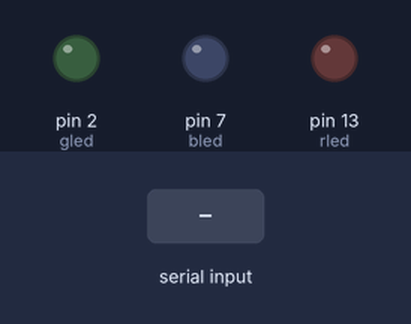
Bench run of a sketch on a simulated Arduino Uno, built with avr-gcc and run on an emulated ATmega328P. Shown: output pins drawn as LEDs (lit = HIGH). Inputs (shaded band) come from the test bench.

Above: at 1.2 s.
1.3 s: "F" received over Serial
At 2.5 s:
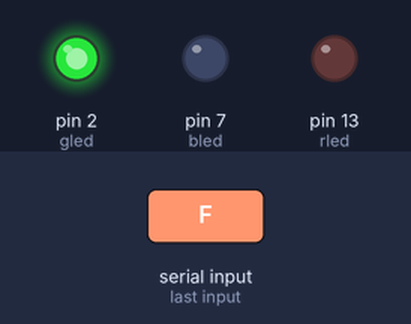
2.8 s: "B" received over Serial
At 4.8 s:
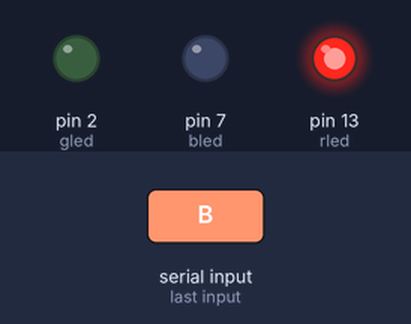
5.8 s: "N" received over Serial
At 8.3 s:
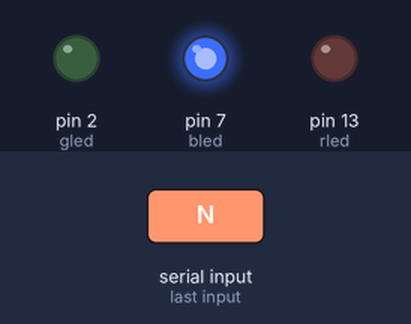
Timing chart, 0 to 11.8 s (numbered marks = the images above; inputs shaded):
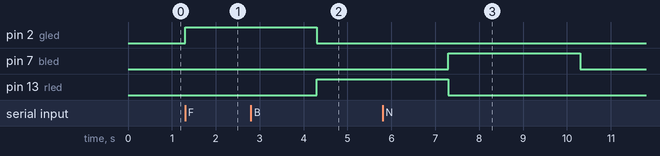

Measured:
- after the input at 1.3 s, pin 2 (gled): LOW → HIGH at once
- after the input at 2.8 s, pin 13 (rled): LOW → HIGH after 1.5 s
- after the input at 5.8 s, pin 7 (bled): LOW → HIGH after 1.5 s, → LOW 3.0 s later

The sketch:

rev3.ino.ino
```cpp
char command;
int konnected;
int rled = 13;
int bled = 7;
int gled = 2;

void setup() {

  Serial.begin(9600);
  pinMode(rled, OUTPUT);
  pinMode(gled, OUTPUT);
pinMode(bled, OUTPUT);

}

void loop() {
  konnected = Serial.available();

  if(konnected) {
    command = Serial.read();

    if(command == 'F'){
        digitalWrite(gled,HIGH);
        delay(3000);
        digitalWrite(gled,LOW);
    }

     else if (command == 'B'){
       digitalWrite(rled,HIGH);
       delay(3000);
        digitalWrite(rled,LOW);
     }

     else if (command == 'N'){
       digitalWrite(bled,HIGH);
       delay(3000);
        digitalWrite(bled,LOW);
     }

  }
}
```
